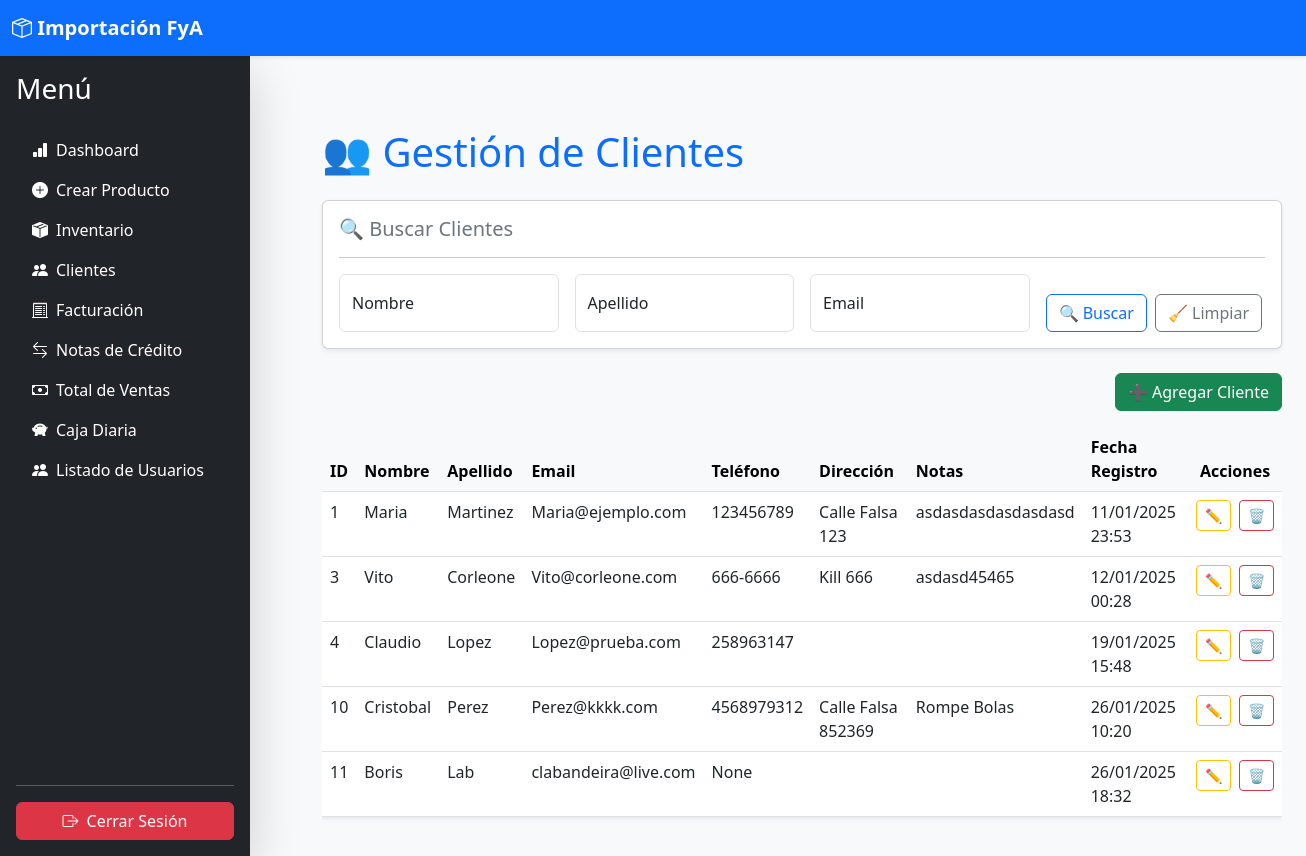
The app's page /accounts/clientes/ (signed in) with its own data.
### accounts/models.py (models this page shows, shortened)
class Cliente(models.Model):
    id = models.AutoField(primary_key=True)
    nombre = models.CharField(max_length=100)
    apellido = models.CharField(max_length=100)
    email = models.EmailField(unique=True)
    telefono = models.CharField(max_length=15, blank=True, null=True)
    direccion = models.TextField(blank=True, null=True)
    notas = models.TextField(blank=True, null=True)
    fecha_registro = models.DateTimeField(default=now)

### accounts/views.py (the view)
# urls.py: path('clientes/', views.gestion_clientes, name='clientes'),  # Ruta para la gestión de clientes
@login_required
@role_required(['Gerente', 'Empleado'])
def gestion_clientes(request):
    nombre = request.GET.get('nombre', '')
    apellido = request.GET.get('apellido', '')
    email = request.GET.get('email', '')
    page_number = request.GET.get('page', 1)  # Página actual, por defecto 1
    clientes_query = Cliente.objects.all()
    if nombre:
        clientes_query = clientes_query.filter(nombre__icontains=nombre)
    if apellido:
        clientes_query = clientes_query.filter(apellido__icontains=apellido)
    if email:
        clientes_query = clientes_query.filter(email__icontains=email)
    paginator = Paginator(clientes_query, 10)
    clientes_paginados = paginator.get_page(page_number)
    return render(request, 'accounts/clientes.html', {
        'clientes': clientes_paginados,  # 🔹 Enviamos clientes paginados
        'nombre': nombre,
        'apellido': apellido,
        'email': email
    })

### accounts/utils.py (called while the page is built)
def role_required(required_roles, message=None):
    def decorator(view_func):
        @wraps(view_func)
        def _wrapped_view(request, *args, **kwargs):
            if not hasattr(request.user, 'role'):
                return HttpResponseForbidden(message or "Tu usuario no tiene un rol asignado.")
            if request.user.role not in required_roles:
                return HttpResponseForbidden(message or "No tienes permiso para acceder a esta página.")
            return view_func(request, *args, **kwargs)
        return _wrapped_view
    return decorator

### accounts/templates/accounts/clientes.html (shortened to what this page needs)
{% extends 'core/base.html' %}
{% block content %}
<div class="container mt-5">
    <h1 class="mb-4 text-primary">👥 Gestión de Clientes</h1>
    <div class="card shadow-sm mb-4">
        <div class="card-body">
            <h5 class="card-title text-secondary">🔍 Buscar Clientes</h5>
            <hr>
            <form method="get" class="row g-3">
                <div class="col-md-3">
                    <div class="form-floating">
                        <input type="text" name="nombre" class="form-control" id="nombre" placeholder="Buscar por nombre" value="{{ request.GET.nombre }}">
                        <label for="nombre">Nombre</label>
                    </div>
                </div>
                <div class="col-md-3">
                    <div class="form-floating">
                        <input type="text" name="apellido" class="form-control" id="apellido" placeholder="Buscar por apellido" value="{{ request.GET.apellido }}">
                        <label for="apellido">Apellido</label>
                    </div>
                </div>
                <div class="col-md-3">
                    <div class="form-floating">
                        <input type="text" name="email" class="form-control" id="email" placeholder="Buscar por email" value="{{ request.GET.email }}">
                        <label for="email">Email</label>
                    </div>
                </div>
                <div class="col-md-3 d-flex align-items-end">
                    <button type="submit" class="btn btn-outline-primary">🔍 Buscar</button>
                    <a href="{% url 'clientes' %}" class="btn btn-outline-secondary ms-2">🧹 Limpiar</a>
                </div>
            </form>
        </div>
    </div>
    <div class="text-end mb-3">
        <a href="{% url 'crear_cliente' %}" class="btn btn-success">➕ Agregar Cliente</a>
    </div>
    <div class="table-responsive">
        <table class="table table-hover shadow-sm">
            <thead class="table-light">
                <tr>
                    <th>ID</th>
                    <th>Nombre</th>
                    <th>Apellido</th>
                    <th>Email</th>
                    <th>Teléfono</th>
                    <th>Dirección</th>
                    <th>Notas</th>
                    <th>Fecha Registro</th>
                    <th class="text-center">Acciones</th>
                </tr>
            </thead>
            <tbody>
                {% for cliente in clientes %}
                <tr>
                    <td>{{ cliente.id }}</td>
                    <td>{{ cliente.nombre }}</td>
                    <td>{{ cliente.apellido }}</td>
                    <td>{{ cliente.email }}</td>
                    <td>{{ cliente.telefono }}</td>
                    <td>{{ cliente.direccion }}</td>
                    <td>{{ cliente.notas }}</td>
                    <td>{{ cliente.fecha_registro|date:"d/m/Y H:i" }}</td>
                    <td class="text-center">
                        <div class="d-flex justify-content-center gap-2">
                            <a href="{% url 'editar_cliente' cliente.id %}" class="btn btn-outline-warning btn-sm" data-bs-toggle="tooltip" data-bs-placement="top" title="Editar Cliente">
                                ✏️
                            </a>
                            {% if request.user.role == "Gerente" or request.user.is_superuser %}
                                <form method="post" action="{% url 'eliminar_cliente' cliente.id %}" onsubmit="return confirm('¿Seguro que quieres eliminar este cliente?');">
                                    <button type="submit" class="btn btn-outline-danger btn-sm" data-bs-toggle="tooltip" data-bs-placement="top" title="Eliminar Cliente">
                                        🗑️
                                    </button>
                                </form>
                            {% endif %}
                        </div>
                    </td>
                </tr>
                {% empty %}
                <tr>
                    <td colspan="9" class="text-center text-muted">⚠️ No hay clientes registrados.</td>
                </tr>
                {% endfor %}
            </tbody>
        </table>
    </div>
</div>
{% endblock %}

### core/templates/core/sidebar.html (style rules this page uses)
.d-flex { align-items: stretch; }

### records on screen
Cliente: id "1", nombre "Maria", apellido "Martinez", email "Maria@ejemplo.com", telefono "123456789", direccion "Calle Falsa 123", notas "asdasdasdasdasdasd", fecha_registro "11/01/2025 23:53"
Cliente: id "3", nombre "Vito", apellido "Corleone", email "Vito@corleone.com", telefono "666-6666", direccion "Kill 666", notas "asdasd45465", fecha_registro "12/01/2025 00:28"
Cliente: id "4", nombre "Claudio", apellido "Lopez", email "Lopez@prueba.com", telefono "258963147", fecha_registro "19/01/2025 15:48"
Cliente: id "10", nombre "Cristobal", apellido "Perez", email "Perez@kkkk.com", telefono "4568979312", direccion "Calle Falsa 852369", notas "Rompe Bolas", fecha_registro "26/01/2025 10:20"
Cliente: id "11", nombre "Boris", apellido "Lab", email "clabandeira@live.com", telefono "None", fecha_registro "26/01/2025 18:32"
